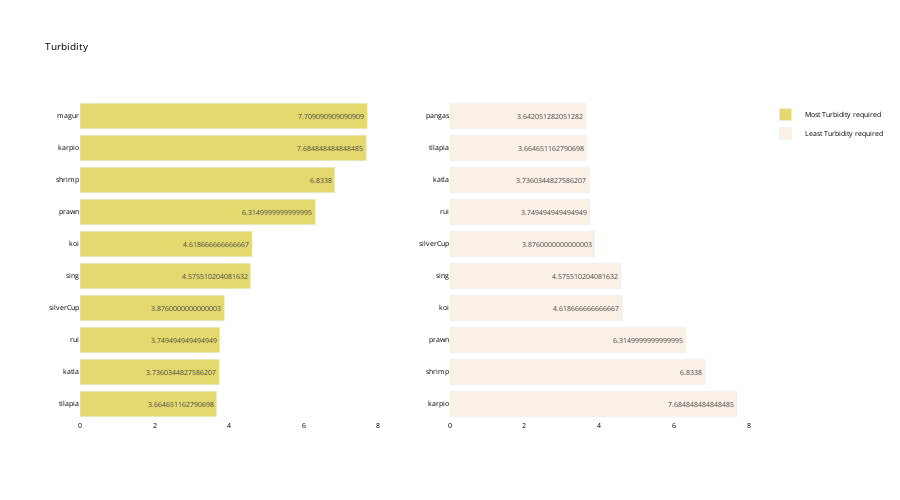

The notebook cell saved with this chart:
### Code cell
fish_summary_temp = fish_summary.sort_values(by='turbidity', 
                                          ascending=False)
  
fig = make_subplots(rows=1, cols=2)

top = {
    'y' : fish_summary_temp['turbidity'][0:10].sort_values().index,
    'x' : fish_summary_temp['turbidity'][0:10].sort_values()
}

last = {
    'y' : fish_summary_temp['turbidity'][-10:].index,
    'x' : fish_summary_temp['turbidity'][-10:]
}

fig.add_trace(
    go.Bar(top,
           name="Most Turbidity required",
           marker_color=random.choice(colorarr),
           orientation='h',
          text=top['x']),
    
    row=1, col=1
)

fig.add_trace(
    go.Bar(last,
           name="Least Turbidity required",
           marker_color=random.choice(colorarr),
           orientation='h',
          text=last['x']),
    row=1, col=2
)
fig.update_traces(texttemplate='%{text}', textposition='inside')
fig.update_layout(title_text="Turbidity",
                  plot_bgcolor='white',
                  font_size=7, 
                  font_color='black',
                 height=500)

fig.update_xaxes(showgrid=False)
fig.update_yaxes(showgrid=False)
fig.show()

### Figure 1 — Plotly figure (JSON) as saved in the notebook; plotly's stock layout.template omitted (floating-point values rounded to 4 significant figures)
{"data": [{"marker": {"color": "#E4d96f"}, "name": "Most Turbidity required", "orientation": "h", "text": [3.665, 3.736, 3.749, 3.876, 4.576, 4.619, 6.315, 6.834, 7.685, 7.709], "textposition": "inside", "texttemplate": "%{text}", "type": "bar", "x": [3.665, 3.736, 3.749, 3.876, 4.576, 4.619, 6.315, 6.834, 7.685, 7.709], "xaxis": "x", "y": ["tilapia", "katla", "rui", "silverCup", "sing", "koi", "prawn", "shrimp", "karpio", "magur"], "yaxis": "y"}, {"marker": {"color": "#Faf0e6"}, "name": "Least Turbidity required", "orientation": "h", "text": [7.685, 6.834, 6.315, 4.619, 4.576, 3.876, 3.749, 3.736, 3.665, 3.642], "textposition": "inside", "texttemplate": "%{text}", "type": "bar", "x": [7.685, 6.834, 6.315, 4.619, 4.576, 3.876, 3.749, 3.736, 3.665, 3.642], "xaxis": "x2", "y": ["karpio", "shrimp", "prawn", "koi", "sing", "silverCup", "rui", "katla", "tilapia", "pangas"], "yaxis": "y2"}], "layout": {"font": {"color": "black", "size": 7}, "height": 500, "plot_bgcolor": "white", "title": {"text": "Turbidity"}, "xaxis": {"anchor": "y", "domain": [0, 0.45], "showgrid": false}, "xaxis2": {"anchor": "y2", "domain": [0.55, 1], "showgrid": false}, "yaxis": {"anchor": "x", "domain": [0, 1], "showgrid": false}, "yaxis2": {"anchor": "x2", "domain": [0, 1], "showgrid": false}}}
